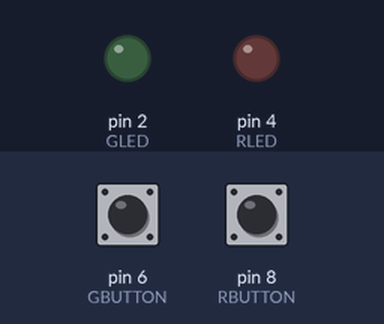
A sketch run on a simulated Arduino Uno, built with avr-gcc and run on an emulated ATmega328P. Parts: output pins drawn as LEDs (lit = HIGH). Inputs (shaded band) come from the test bench; at power-on: pin 6 (GBUTTON) LOW, pin 8 (RBUTTON) LOW.

Above: at 1.2 s.
1.3 s: pin 6 (GBUTTON) pulled HIGH for 0.15 s
At 2.1 s:
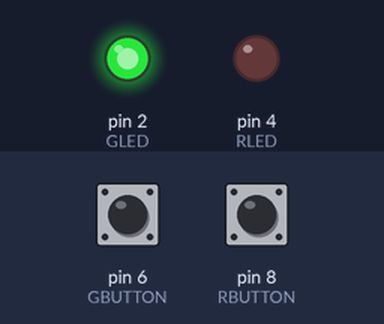
2.9 s: pin 8 (RBUTTON) pulled HIGH for 0.15 s
At 3.4 s:
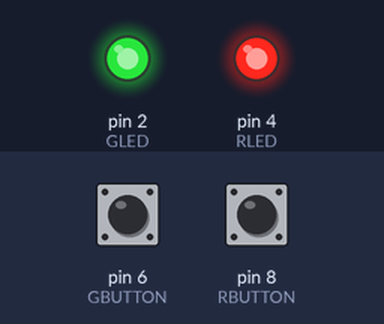
4.5 s: pin 6 (GBUTTON) pulled HIGH for 1 s
At 5.8 s:
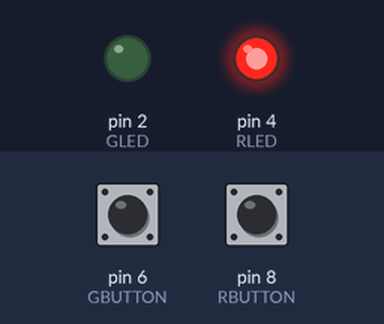
7.0 s: pin 6 (GBUTTON) pulled HIGH for 3.2 s
At 7.7 s:
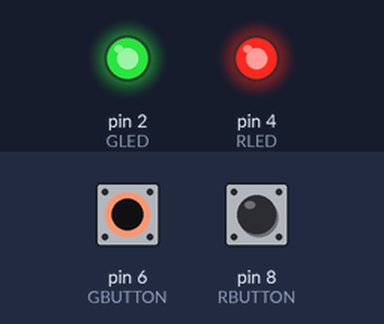
11.7 s: pin 8 (RBUTTON) pulled HIGH for 1 s
At 12.5 s:
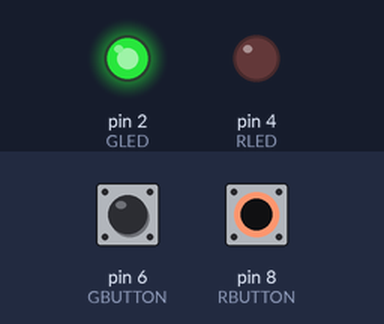
Timing chart, 0 to 14.7 s (numbered marks = the images above; inputs shaded):
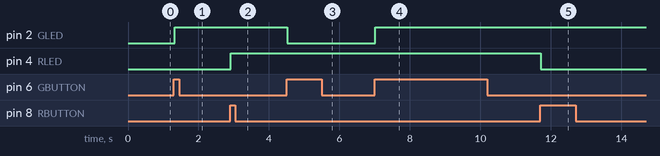

The sketch:

multiple_push_button.ino
```cpp
/*
Testing out a single read_button function that can read
multiple buttons.
*/

// Declare constants
const int RLED = 4;
const int RBUTTON = 8;
const int GLED = 2;
const int GBUTTON = 6;

// Declare variables
int rval = LOW;  // Red button value
int rstate = 0;  // Red button state
int gval = LOW;  // Green button value
int gstate = 0;  // Green button state

// Setup our pins
void setup() {
  pinMode(RLED, OUTPUT);
  pinMode(RBUTTON, INPUT);
  pinMode(GLED, OUTPUT);
  pinMode(GBUTTON, INPUT);
}


// Read the button value and compare it to the previous value.
// The previous value is stored in the bstate variable.
void read_button(const int *button, int *old, int *bstate) {
  int val = digitalRead(*button);

  // If the button is pushed then swap the state.
  if ((val == HIGH) and (*old == LOW)) {
    *bstate = 1 - *bstate;
    delay(20);
  }

  *old = val;
}


// Toggle the LED on or off based on the button state.
void toggle_led(const int *led, int *bstate) {
  if (*bstate == 1) {
    digitalWrite(*led, HIGH);
  } else {
    digitalWrite(*led, LOW);
  }
}


// Run this thing.
void loop() {
  read_button(&RBUTTON, &rval, &rstate);
  toggle_led(&RLED, &rstate);
  read_button(&GBUTTON, &gval, &gstate);
  toggle_led(&GLED, &gstate);
}
```

Measured:
- after the input at 1.3 s, pin 2 (GLED): LOW → HIGH at once
- after the input at 2.9 s, pin 4 (RLED): LOW → HIGH at once
- after the input at 4.5 s, pin 2 (GLED): HIGH → LOW at once
- after the input at 7.0 s, pin 2 (GLED): LOW → HIGH at once
- after the input at 11.7 s, pin 4 (RLED): HIGH → LOW at once
